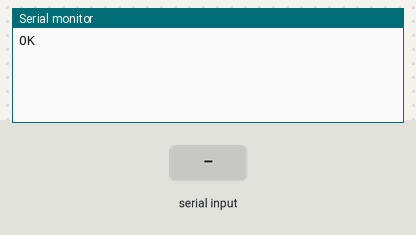
A sketch run on a simulated Arduino Uno, built with avr-gcc and run on an emulated ATmega328P. Parts: the last lines printed to the serial monitor. Inputs (shaded band) come from the test bench. The modem accepts every AT command (registered, SIM ready, sends succeed) and sends nothing else.

Above: at 1.3 s.
1.4 s: "1" received over the second serial link
At 1.8 s:
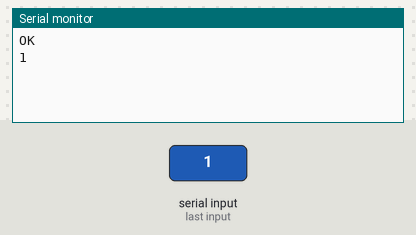
2.9 s: "0" received over the second serial link
At 4.1 s:
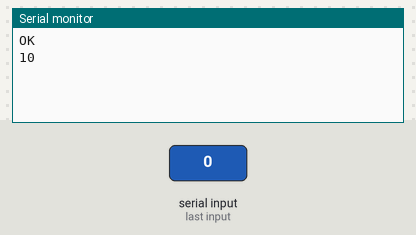

The sketch:

SIM5320E3GSerialLCD.ino
```cpp
#include <SoftwareSerial.h>
#include <Wire.h>
#include <LiquidCrystal_I2C.h>

#define FONA_RX 2
#define FONA_TX 3
#define FONA_RST 4

SoftwareSerial mySerial(FONA_RX, FONA_TX); // RX, TX

void setup()
{
  // Open serial communications to computer
  Serial.begin(115200);

  mySerial.begin(115200); // Default for the board
  mySerial.println("AT+IPR=57600");  // Set baud to 57600
  delay(100); // Let the command run
  mySerial.begin(57600); // Reconnect at lower baud, 115200 had issues with SoftwareSerial

  //Clear out any waiting serial data
  while (mySerial.available())
  {
    mySerial.read();
  }
  mySerial.println("AT");
}

void loop()
{
  /*
   * This loop just takes whatever comes in from the console and sends it to the board
   */
  if (Serial.available())
  {
    mySerial.write(Serial.read());
  }
  if (mySerial.available())
  {
    Serial.write(mySerial.read());
  }
}
```

Measured:
- after the input at 1.4 s, the serial monitor: prints a new line at once (image 1)
- after the input at 2.9 s, the serial monitor: prints a new line at once (image 2)
